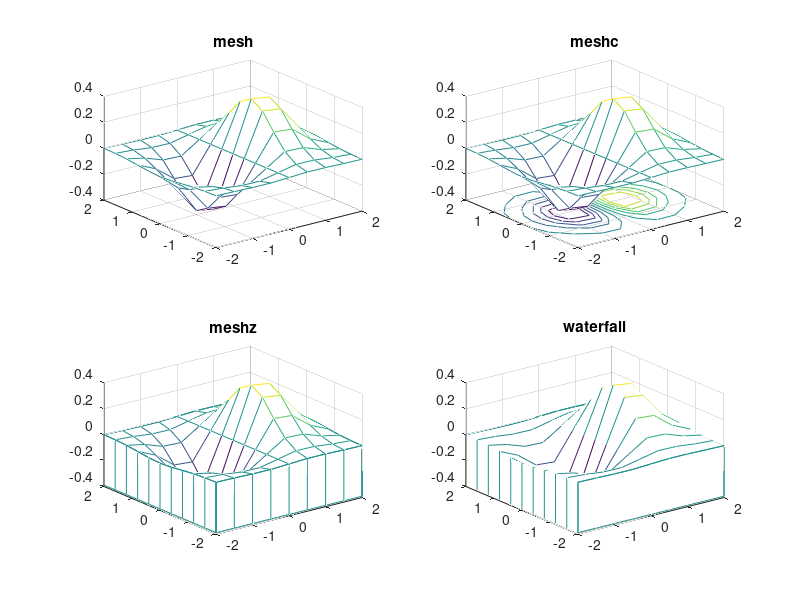
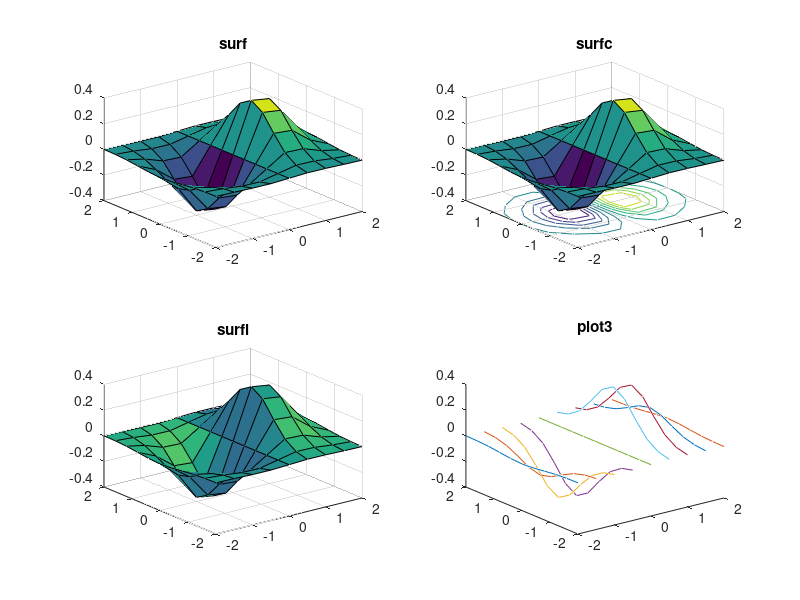

Write MATLAB code to recreate these figures, in order.
clc
clear all
close all

% input('prompt'): nhập số, muốn nhập chuỗi thì chuỗi nhập vào phải nằm trong ''
% hoặc dùng input('prompt','s') để nhập chuỗi

% câu lệnh if else: if - elseif - else - end
% phép toán: +, -, *, /, ^, exp(), log()
% phép toán so sánh: ==, ~=, >, >=, <, <=
% phép toán logic:  && (and), || (or), ~ (not)
% math function: floor (làm tròn xuống), ceil (làm tròn lên), round (làm tròn tới số nguyên gần nhất)
% mod(x, y): tính phần dư của x/y
% vòng lặp for: for i = start:end | for i = start:step:end
% for i = [1 2 3]
%     disp(i);
% end
% vòng lặp while: while expression ... end
% câu lệnh switch-case: switch variable case ... otherwise ... end

% Vector
% length(v): số phần tử của vector v
% max(v): phần tử lớn nhất của vector v
% min(v): phần tử nhỏ nhất của vector v
% Nếu v là ma trận, thì max(v)/min(v) trả về vector hàng chứa phần tử lớn nhất/nhỏ nhất của mỗi cột của ma trận v

% Ma trận (Dấu ; kết thúc 1 dòng (hàng), dấu ',' hoặc khoảng trắng ngăn cách phần tử)
% A = [1 2 3; 4 5 6];
% Chuyển vị ma trận: A'
% Đường chéo ma trận: diag(A)
% Truy cập phần tử dòng i cột j (trị số bắt đầu từ 1): A(i,j)
% A(i) là phần tử thứ i duyệt theo chiều từ trái qua phải, trên xuống dưới
% size(A) trả về vector gồm: số hàng của ma trận và số cột của ma trận
% Sử dụng dấu : để trích các dãy phần tử
% fprintf('A(2, :) = ');
% disp(A(2, :))
% fprintf('A(2, 2:3) = ');
% disp(A(2, 2:3))
% Ghép ma trận theo chiều dọc (hay thêm dòng)
% B = [6 7 8];
% disp('[A; B] = ');
% disp([A; B]);
% Ghép ma trận theo chiều ngang (hay thêm cột)
% B = [10; 20];
% disp('[A B] = ');
% disp([A B]);
% Xoá dòng xoá cột dùng = [] (không thể xoá được 1 phần tử, phải xoá 1 cột hoặc hàng)
% A(2, :) = [];
% disp('A = ');
% disp(A);
% zeros(m, n): tạo ma trận không với m dòng n cột
% ones(m, n): tạo ma trận một với m dòng n cột
% eye(m, n): tạo ma trận đường chéo = 1 với m dòng n cột 
% eye(n): tạo ma trận đơn vị 
% rand(m, n): tạo ma trận m dòng n cột với các phần tử ngẫu nhiên 
disp(round(rand(1, 5) * 10)); % tạo 5 phần tử ngẫu nhiên từ 0 tới 10
% linspace(a, b, n): tạo ma trận gồm b phần tử phân bố đều từ a tới n (nếu không có n thì sẽ có 100 phần tử)
% numel(A): đếm số phần tử của ma trận
% A*B: nhân 2 ma trận A và B
% A/B: chia 2 ma trận A và B
% A.*B: Nhân từng phần tử của 2 ma trận A và B
% .* : mũ cho từng phần tử của mảng
% det(A): định thức của ma trận
% tril(A): ma trận tam giác dưới
% triu(A): ma trận tam giác trên
% inv(A): ma trận nghịch đảo của A
% rank(A): hạng của ma trận A

% Plot
% ezplot('sin(x)'): vẽ hàm sơ cấp
% plot(x, y1, x, y2, ...): vẽ đồ thị y1, y2 với x
% hold on; : lưu giữ đồ thị hiện tại, dùng để vẽ đồ thị mới trên đồ thị cũ
% axis([xmin xmax ymin ymax]): lệnh axis
% xlabel, ylabel, title, legend: chú thích đồ thị
% subplot(p,q,i): tạo bảng vẽ p x q, và vẽ ở bảng thứ i
% bar(x,y): vẽ đồ thị cột đứng
% pie(x): vẽ đồ thị dạng hình tròn
% [X,Y] = meshgrid(x,y): đồ thị lưới của hàm 2 biến z = f(x, y)

% Một số ví dụ về vẽ mặt:
x = -2:0.5:2;
y = -2:0.4:2;
[X,Y] = meshgrid(x,y);
Z = X.*exp(-X.^2 - Y.^2);
figure(1);
subplot(2,2,1);
mesh(X,Y,Z)
title('mesh');
subplot(2,2,2);
meshc(X,Y,Z)
title('meshc');
subplot(2,2,3);
meshz(X,Y,Z)
title('meshz');
subplot(2,2,4);
waterfall(X,Y,Z)
title('waterfall');

figure(2);
subplot(2,2,1);
surf(X,Y,Z)
title('surf');
subplot(2,2,2);
surfc(X,Y,Z)
title('surfc');
subplot(2,2,3);
surfl(X,Y,Z)
title('surfl');
subplot(2,2,4);
plot3(X,Y,Z)
title('plot3');

% symbolic
% syms x y: khai báo biến symbolic
% diff(y, n): đạo hàm cấp n của y (nếu không có n thì đạo hàm cấp 1)
% diff(y, x, n): đạo hàm cấp n của y theo biến x
% int(y): tính tích phân của y
% int(y, a, b): tính tích phân từ a tới b của y
% int(y, x): tính tích phân của y theo biến x
% limit(f, x, a): giới hạn của hàm f khi x tiến tới a
% limit(f, x, a, 'left'): giới hạn trái của hàm f khi x tiến tới a
% limit(f, x, a, 'right'): giới hạn phải của hàm f khi x tiến tới a
% solve(f): giải phương trình f(x) = 0
% solve(f, a): giải phương trình f theo biến a
% solve('f(x) = g(x)'): giải phương trình f(x) = g(x) (đặt trong dấu '')
% solve('f(x)', 'g(x)', ...): giải nhiều hệ phương trình